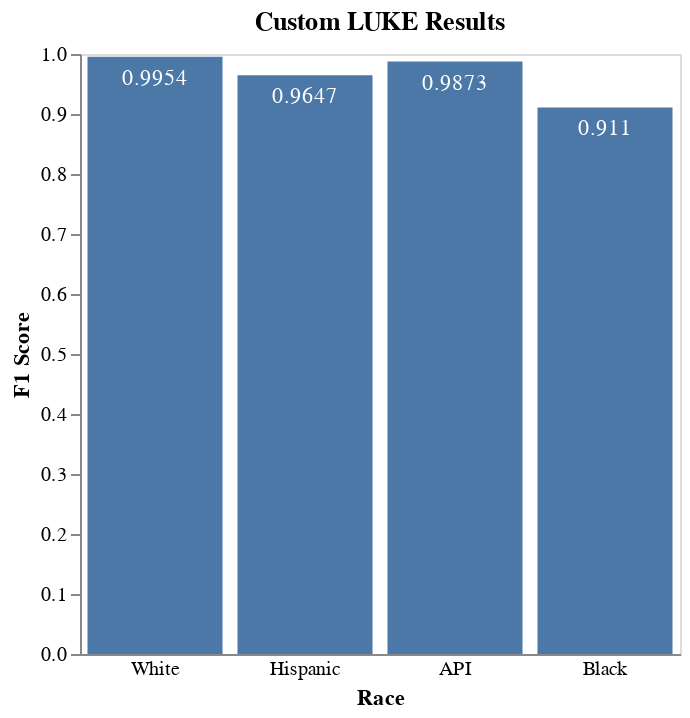

Write notebook code for a chart like this one.
### Code cell
luke_custom_chart

### Figure 1 — Vega-Lite specification as saved in the notebook (floating-point values rounded to 4 significant figures)
{"config": {"view": {"continuousWidth": 400, "continuousHeight": 300}, "axis": {"grid": false}}, "layer": [{"mark": "bar", "encoding": {"x": {"type": "ordinal", "axis": {"labelAngle": 0, "ticks": false}, "field": "Race", "sort": ["White", "Hispanic", "API", "Black"]}, "y": {"type": "quantitative", "axis": {"labelAngle": 0}, "field": "Score", "title": "F1 Score"}}}, {"mark": {"type": "text", "align": "center", "baseline": "top", "color": "white", "dy": 5}, "encoding": {"text": {"type": "quantitative", "field": "Score"}, "x": {"type": "ordinal", "axis": {"labelAngle": 0, "ticks": false}, "field": "Race", "sort": ["White", "Hispanic", "API", "Black"]}, "y": {"type": "quantitative", "axis": {"labelAngle": 0}, "field": "Score", "title": "F1 Score"}}}], "data": {"name": "data-ad0b87c98ebbc6ea483063c7f56edb45"}, "height": 300, "title": "Custom LUKE Results", "width": 300, "$schema": "https://vega.github.io/schema/vega-lite/v4.8.1.json", "datasets": {"data-ad0b87c98ebbc6ea483063c7f56edb45": [{"Model": "LUKE-Custom", "Race": "White", "Test Set": "curated-test-white", "Metric": "F1-PER", "Score": 0.9954}, {"Model": "LUKE-Custom", "Race": "Black", "Test Set": "curated-test-black", "Metric": "F1-PER", "Score": 0.911}, {"Model": "LUKE-Custom", "Race": "API", "Test Set": "curated-test-api", "Metric": "F1-PER", "Score": 0.9873}, {"Model": "LUKE-Custom", "Race": "Hispanic", "Test Set": "curated-test-hispanic", "Metric": "F1-PER", "Score": 0.9647}]}}
